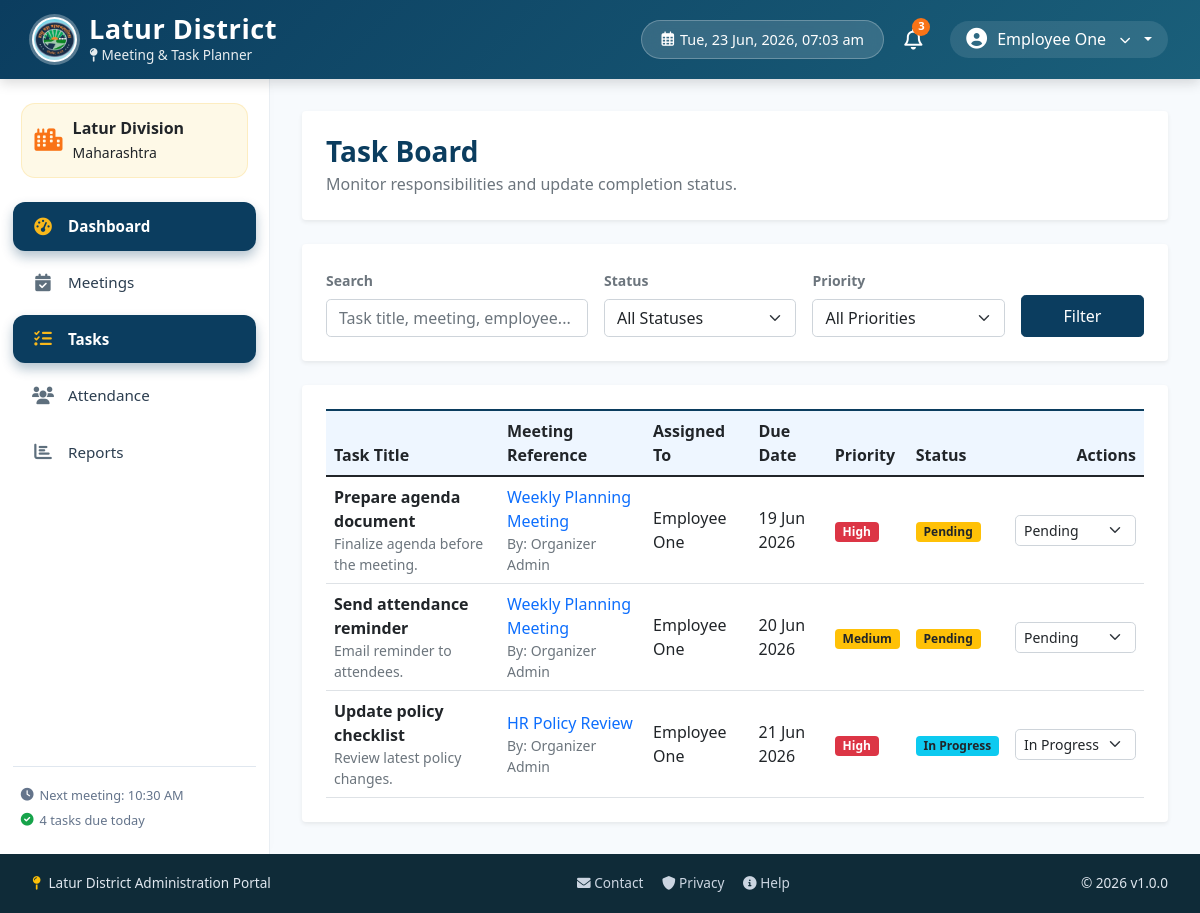
Screenshot of /modules/tasks/index.php (signed in) with the database file from the repository.
### tables this page shows
CREATE TABLE IF NOT EXISTS tasks (
  id INT AUTO_INCREMENT PRIMARY KEY,
  meeting_id INT NOT NULL,
  title VARCHAR(150) NOT NULL,
  assigned_to INT NOT NULL,
  due_date DATE NOT NULL,
  priority VARCHAR(20) NOT NULL,
  status VARCHAR(30) NOT NULL DEFAULT 'Pending',
  notes TEXT,
  created_at TIMESTAMP DEFAULT CURRENT_TIMESTAMP,
  FOREIGN KEY (meeting_id) REFERENCES meetings(id) ON DELETE CASCADE,
  FOREIGN KEY (assigned_to) REFERENCES users(id)
);

CREATE TABLE IF NOT EXISTS meetings (
  id INT AUTO_INCREMENT PRIMARY KEY,
  title VARCHAR(150) NOT NULL,
  meeting_date DATE NOT NULL,
  meeting_time TIME NOT NULL,
  location VARCHAR(150) NOT NULL,
  mode VARCHAR(50) NOT NULL,
  agenda TEXT NOT NULL,
  department VARCHAR(100) NOT NULL,
  organizer_id INT NOT NULL,
  status VARCHAR(30) NOT NULL DEFAULT 'Scheduled',
  created_at TIMESTAMP DEFAULT CURRENT_TIMESTAMP,
  FOREIGN KEY (organizer_id) REFERENCES users(id)
);

CREATE TABLE IF NOT EXISTS users (
  id INT AUTO_INCREMENT PRIMARY KEY,
  name VARCHAR(100) NOT NULL,
  email VARCHAR(150) NOT NULL UNIQUE,
  password VARCHAR(255) NOT NULL,
  role VARCHAR(50) NOT NULL,
  department VARCHAR(100) NOT NULL,
  isDeleted ENUM('Yes','No') NOT NULL DEFAULT 'No'
);

### modules/tasks/index.php (the view, shortened to what this page needs)
<?php
include_once '../../includes/header.php';
$conn = getDBConnection();
$user_id = $_SESSION['user_id'];
$role = $_SESSION['role'];
$searchQuery = isset($_GET['search']) ? sanitizeInput($_GET['search']) : '';
$sql = "";
$params = [];
$types = "";
if ($role === 'Collector') {
    $sql = "SELECT t.*, u.name as assignee_name, m.title as meeting_title, o.name as organizer_name
            FROM tasks t
            JOIN users u ON t.assigned_to = u.id
            JOIN meetings m ON t.meeting_id = m.id
            JOIN users o ON m.organizer_id = o.id
            WHERE 1=1";
} else {
    $sql = "SELECT t.*, u.name as assignee_name, m.title as meeting_title, o.name as organizer_name
            FROM tasks t
            JOIN users u ON t.assigned_to = u.id
            JOIN meetings m ON t.meeting_id = m.id
            JOIN users o ON m.organizer_id = o.id
            WHERE t.assigned_to = ?";
    $params[] = $user_id;
    $types .= "i";
}
$sql .= " ORDER BY t.due_date ASC";
$stmt = $conn->prepare($sql);
if (!empty($params)) {
    $stmt->bind_param($types, ...$params);
}
$stmt->execute();
$tasks = $stmt->get_result()->fetch_all(MYSQLI_ASSOC);
?>
<div class="row">
    <div class="col-12">
        <div class="card p-4 border-0 shadow-sm mb-4">
            <div class="d-flex justify-content-between align-items-center flex-wrap gap-2">
                <div>
                    <h3 class="fw-bold mb-1" style="color: #0b3d5f;">Task Board</h3>
                    <p class="text-muted mb-0">Monitor responsibilities and update completion status.</p>
                </div>
            </div>
        </div>
        <div class="card p-4 border-0 shadow-sm mb-4 bg-white">
            <form method="GET" class="row g-3 align-items-end">
                <div class="col-md-4">
                    <label class="form-label small fw-bold text-secondary">Search</label>
                    <input type="text" name="search" class="form-control rounded-3" placeholder="Task title, meeting, employee..." value="<?php echo htmlspecialchars($searchQuery); ?>">
                </div>
                <div class="col-md-3">
                    <label class="form-label small fw-bold text-secondary">Status</label>
                    <select name="status" class="form-select rounded-3">
                        <option value="">All Statuses</option>
                    </select>
                </div>
                <div class="col-md-3">
                    <label class="form-label small fw-bold text-secondary">Priority</label>
                    <select name="priority" class="form-select rounded-3">
                        <option value="">All Priorities</option>
                    </select>
                </div>
                <div class="col-md-2 d-grid">
                    <button type="submit" class="btn btn-primary rounded-3 py-2" style="background-color: #0b3d5f; border-color: #0b3d5f;">Filter</button>
                </div>
            </form>
        </div>
        <div class="card p-4 border-0 shadow-sm bg-white">
            <?php if (empty($tasks)): ?>
                <div class="text-center py-5">
                    <i class="bi bi-card-checklist fs-1 text-muted"></i>
                    <p class="text-muted mt-2">No tasks found matching your filters.</p>
                </div>
            <?php else: ?>
                <div class="table-responsive">
                    <table class="table table-hover align-middle mb-0">
                        <thead style="background:#eef6ff; border-top: 2px solid #0b3d5f;">
                            <tr>
                                <th>Task Title</th>
                                <th>Meeting Reference</th>
                                <th>Assigned To</th>
                                <th>Due Date</th>
                                <th>Priority</th>
                                <th>Status</th>
                                <th class="text-end">Actions</th>
                            </tr>
                        </thead>
                        <tbody>
                            <?php foreach ($tasks as $task): ?>
                                <tr>
                                    <td>
                                        <div class="fw-bold text-dark"><?php echo htmlspecialchars($task['title']); ?></div>
                                        <small class="text-muted d-block"><?php echo htmlspecialchars($task['notes']); ?></small>
                                    </td>
                                    <td>
                                        <a href="../meetings/view.php?id=<?php echo $task['meeting_id']; ?>" class="text-decoration-none fw-semibold">
                                            <?php echo htmlspecialchars($task['meeting_title']); ?>
                                        </a>
                                        <small class="text-muted d-block">By: <?php echo htmlspecialchars($task['organizer_name']); ?></small>
                                    </td>
                                    <td>
                                        <div class="fw-semibold"><?php echo htmlspecialchars($task['assignee_name']); ?></div>
                                    </td>
                                    <td>
                                        <?php
                                        $dueDate = strtotime($task['due_date']);
                                        $isOverdue = ($dueDate < strtotime($today) && $task['status'] !== 'Completed');
                                        ?>
                                        <span class="<?php echo $isOverdue ? 'text-danger fw-bold' : ''; ?>">
                                            <?php echo date('d M Y', $dueDate); ?>
                                        </span>
                                    </td>
                                    <td>
                                        <?php
                                        $priority = $task['priority'];
                                        $pClass = match($priority) {
                                            'High' => 'danger',
                                            'Medium' => 'warning text-dark',
                                            'Low' => 'success',
                                            default => 'secondary'
                                        };
                                        ?>
                                        <span class="badge bg-<?php echo $pClass; ?>"><?php echo htmlspecialchars($priority); ?></span>
                                    </td>
                                    <td>
                                        <?php
                                        $status = $task['status'];
                                        $sClass = match($status) {
                                            'Completed' => 'success',
                                            'In Progress' => 'info text-dark',
                                            'Pending' => 'warning text-dark',
                                            default => 'secondary'
                                        };
                                        ?>
                                        <span class="badge bg-<?php echo $sClass; ?>"><?php echo htmlspecialchars($status); ?></span>
                                    </td>
                                    <td class="text-end">
                                        <?php if ($role === 'Employee' && $task['assigned_to'] == $user_id): ?>
                                            <form action="../../controllers/UpdateTaskStatusController.php" method="POST" class="d-inline-block">
                                                <select name="status" class="form-select form-select-sm d-inline-block rounded-3 w-auto" onchange="this.form.submit()">
                                                    <option value="Pending" <?php echo $status === 'Pending' ? 'selected' : ''; ?>>Pending</option>
                                                    <option value="In Progress" <?php echo $status === 'In Progress' ? 'selected' : ''; ?>>In Progress</option>
                                                </select>
                                            </form>
                                        <?php else: ?>
                                            <span class="text-muted small">No actions available</span>
                                        <?php endif; ?>
                                    </td>
                                </tr>
                            <?php endforeach; ?>
                        </tbody>
                    </table>
                </div>
            <?php endif; ?>
        </div>
    </div>
</div>
<?php include_once '../../includes/footer.php'; ?>

### includes/header.php (shortened to what this page needs)
<?php
$isLoggedIn = isset($_SESSION['user_id']);
$userName = $_SESSION['full_name'] ?? 'Guest';
$basePath = defined('APP_URL') ? APP_URL : '';
?>
<!DOCTYPE html>
<html lang="en">
<head>
  <link rel="stylesheet" href="https://cdnjs.cloudflare.com/ajax/libs/font-awesome/6.0.0-beta3/css/all.min.css">
  <link href="https://cdn.jsdelivr.net/npm/bootstrap@5.1.3/dist/css/bootstrap.min.css" rel="stylesheet">
</head>
<body>
  <header class="header">
    <div class="logo-area">
      <img class="district-emblem" src="<?php echo $basePath; ?>/assets/photo_1763098684.jpg" alt="Latur Municipal Corporation logo">
      <div class="title-section">
        <h1>Latur District</h1>
        <div class="subtitle">
          <i class="fas fa-map-pin"></i> Meeting & Task Planner
        </div>
      </div>
    </div>
    <div class="header-actions">
      <div class="date-badge">
        <i class="far fa-calendar-alt"></i>
        <span id="liveDate"></span>
      </div>
      <div class="notification-icon">
        <i class="far fa-bell"></i>
        <span class="notification-badge">3</span>
      </div>
      <?php if ($isLoggedIn): ?>
      <div class="dropdown">
          <a href="#" class="user-profile dropdown-toggle text-decoration-none" id="userDropdown" data-bs-toggle="dropdown" aria-expanded="false">
            <i class="fas fa-user-circle"></i>
            <span><?php echo htmlspecialchars($userName); ?></span>
            <i class="fas fa-chevron-down ms-1" style="font-size: 0.7rem;"></i>
          </a>
      </div>
      <?php endif; ?>
    </div>
  </header>
  <div class="app-container">
    <?php if ($isLoggedIn): ?>
    <aside class="sidebar">
      <div class="latur-badge">
        <i class="fas fa-city"></i>
        <span><strong>Latur Division</strong><br><small>Maharashtra</small></span>
      </div>
      <ul class="nav-menu">
        <li class="nav-item">
          <a href="<?php echo $basePath; ?>/index.php" class="nav-link <?php echo basename($_SERVER['PHP_SELF']) == 'index.php' ? 'active' : ''; ?>">
            <i class="fas fa-tachometer-alt"></i>
            <span>Dashboard</span>
          </a>
        </li>
        <li class="nav-item">
          <a href="<?php echo $basePath; ?>/modules/meetings/index.php" class="nav-link <?php echo strpos($_SERVER['PHP_SELF'], 'meetings') !== false ? 'active' : ''; ?>">
            <i class="fas fa-calendar-check"></i>
            <span>Meetings</span>
          </a>
        </li>
        <li class="nav-item">
          <a href="<?php echo $basePath; ?>/modules/tasks/index.php" class="nav-link <?php echo strpos($_SERVER['PHP_SELF'], 'tasks') !== false ? 'active' : ''; ?>">
            <i class="fas fa-tasks"></i>
            <span>Tasks</span>
          </a>
        </li>
        <li class="nav-item">
          <a href="<?php echo $basePath; ?>/modules/attendance/index.php" class="nav-link <?php echo strpos($_SERVER['PHP_SELF'], 'attendance') !== false ? 'active' : ''; ?>">
            <i class="fas fa-users"></i>
            <span>Attendance</span>
          </a>
        </li>
        <li class="nav-item">
          <a href="<?php echo $basePath; ?>/modules/reports/index.php" class="nav-link <?php echo strpos($_SERVER['PHP_SELF'], 'reports') !== false ? 'active' : ''; ?>">
            <i class="fas fa-chart-bar"></i>
            <span>Reports</span>
          </a>
        </li>
      </ul>
      <div class="sidebar-footer">
        <div style="display: flex; align-items: center; gap: 6px; padding: 0 0.5rem;">
          <i class="fas fa-clock"></i>
          <span>Next meeting: 10:30 AM</span>
        </div>
        <div style="display: flex; align-items: center; gap: 6px; padding: 0 0.5rem;">
          <i class="fas fa-check-circle" style="color: #16a34a;"></i>
          <span>4 tasks due today</span>
        </div>
      </div>
    </aside>
    <?php endif; ?>
    <main class="main-content <?php echo !$isLoggedIn ? 'w-100' : ''; ?>">

### includes/footer.php (shortened to what this page needs)
        </main>
    </div>
    <footer class="footer">
        <div class="d-flex align-items-center gap-2">
            <i class="fas fa-map-pin text-warning"></i>
            <span>Latur District Administration Portal</span>
        </div>
        <div class="footer-links">
            <a href="#"><i class="fas fa-envelope"></i> Contact</a>
            <a href="#"><i class="fas fa-shield-alt"></i> Privacy</a>
            <a href="#"><i class="fas fa-info-circle"></i> Help</a>
        </div>
        <div class="mt-2 mt-md-0">
            © <?php echo date('Y'); ?> v1.0.0
        </div>
    </footer>
</body>
</html>

### includes/footer.php (style rules this page uses)
.footer { background: #0f2b38; color: #e0e7ef; padding: 1.2rem 2rem; display: flex; justify-content: space-between; align-items: center; flex-wrap: wrap; font-size: 0.85rem; border-top: 2px solid var(--gov-yellow); }
.footer-links a { color: #cbd5e1; text-decoration: none; margin-left: 15px; }

### rows the page displays
tasks: title "Prepare agenda document", notes "Finalize agenda before the meeting.", meeting.title "Weekly Planning Meeting", users.name "Organizer Admin", assigned_to.name "Employee One", due_date "19 Jun 2026", priority "High", status "Pending"
tasks: title "Send attendance reminder", notes "Email reminder to attendees.", meeting.title "Weekly Planning Meeting", users.name "Organizer Admin", assigned_to.name "Employee One", due_date "20 Jun 2026", priority "Medium", status "Pending"
tasks: title "Update policy checklist", notes "Review latest policy changes.", meeting.title "HR Policy Review", users.name "Organizer Admin", assigned_to.name "Employee One", due_date "21 Jun 2026", priority "High", status "In Progress"

### other values shown
$userName "Employee One"
